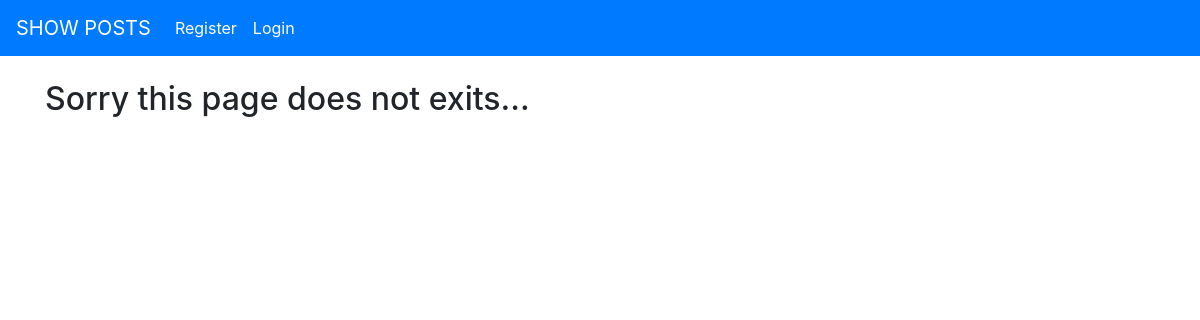
The app's page /category/coding/, older data.
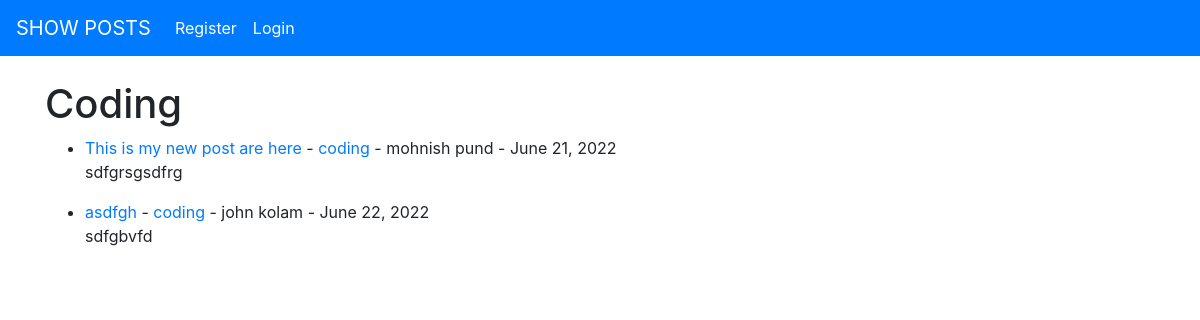
The same page, newer data.
### theblog/models.py (models this page shows, shortened)
class Post(models.Model):
	title = models.CharField(max_length=255)
	header_image = models.ImageField(null=True, blank=True, upload_to="images/")
	title_tag = models.CharField(max_length=255)
	author = models.ForeignKey(User, on_delete=models.CASCADE)
	body = RichTextField(blank=True, null=True)
	post_date = models.DateField(auto_now_add=True)
	category = models.CharField(max_length=255, default='coding')
	snippet = models.CharField(max_length=255)
	likes = models.ManyToManyField(User, related_name='blog_posts')

### theblog/views.py (the view)
# urls.py: path('category/<str:cats>/', CategoryView, name='category'),
def CategoryView(request, cats):
	category_posts = Post.objects.filter(category=cats.replace('-', ' '))
	return render(request, 'categories.html', {'cats':cats.title().replace('-', ' '), 'category_posts':category_posts})

### theblog/templates/categories.html (shortened to what this page needs)
{% extends 'base.html' %}
{% block content %}
{% if category_posts %}
<h1>{{ cats }}</h1>
  <ul>
   {% for post in category_posts %}
       <li><a href="{% url 'article-detail' post.pk %}">{{ post.title }}</a>
     - <a href="{% url 'category' post.category|slugify %}">{{ post.category }}</a>
     - {{ post.author.first_name }} {{ post.author.last_name }} - {{ post.post_date}}   <br/>
     {{ post.body|slice:":200"|safe }}</li>
   {% endfor %}
  </ul>
{% else %}
   <h2>Sorry this page does not exits...</h2>
{% endif %}
{% endblock %}

Row changes from the older to the newer data that the page shows:
added Post: title "This is my new post are here", category "coding", author.first_name "mohnish", author.last_name "pund", post_date "June 21, 2022", body "sdfgrsgsdfrg"
added Post: title "asdfgh", category "coding", author.first_name "john", author.last_name "kolam", post_date "June 22, 2022", body "sdfgbvfd"
Text that changed along with them:
{{ cats }}: (not shown) → "Coding"
text no longer shown: "Sorry this page does not exits..."
